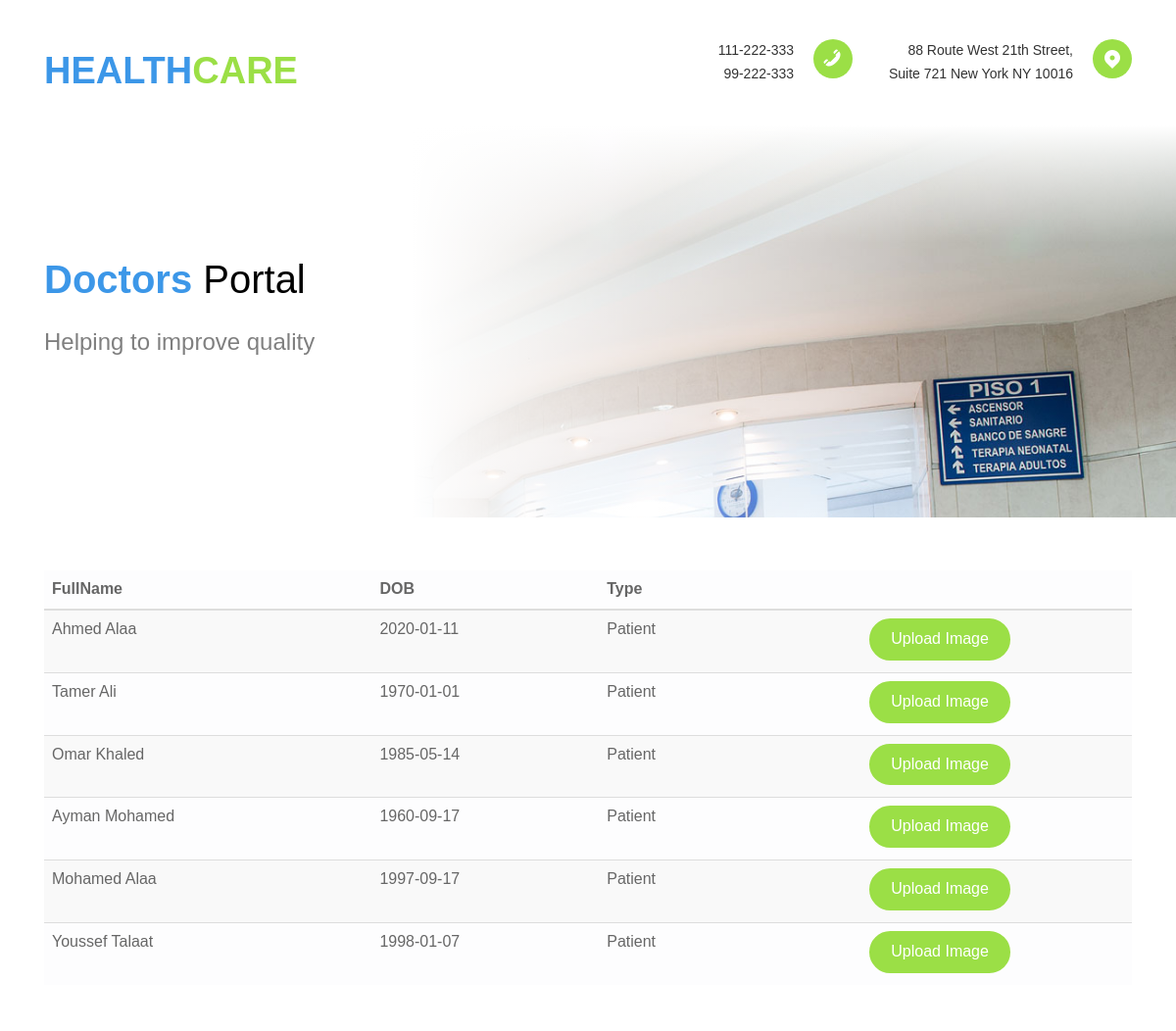
Page /Portals/DoctorPortal/viewPatients.php on the earlier database version.
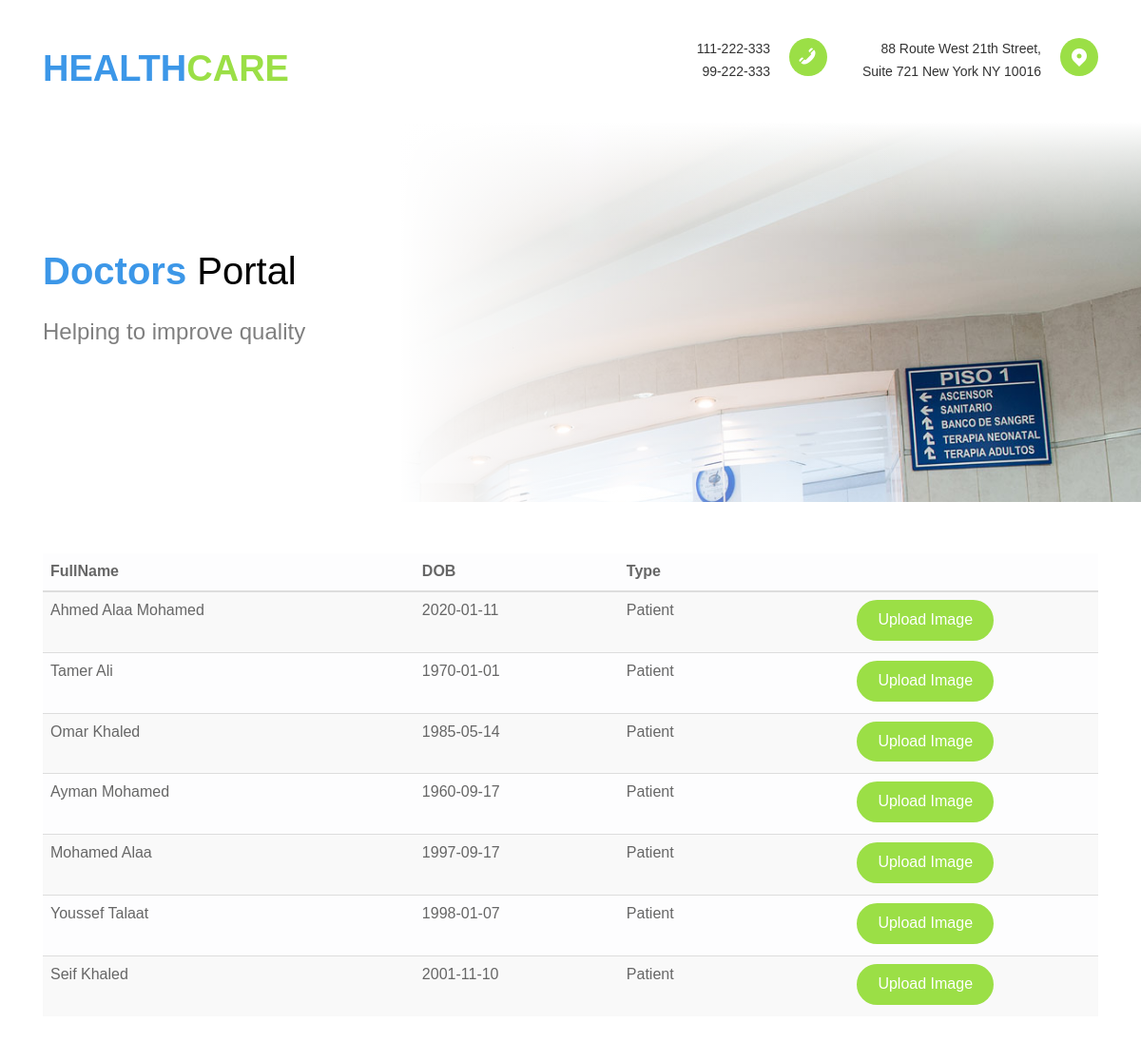
Same page on the later database version.
### tables this page shows
CREATE TABLE IF NOT EXISTS `user` (
  `ID` int(11) NOT NULL AUTO_INCREMENT,
  `FullName` text NOT NULL,
  `DOB` date NOT NULL,
  `Email` varchar(50) NOT NULL,
  `Telephone` varchar(20) NOT NULL,
  `Username` varchar(50) NOT NULL,
  `Password` varchar(50) NOT NULL,
  `UserTypeID` int(11) NOT NULL,
  `IsDeleted` tinyint(1) NOT NULL DEFAULT '0',
  PRIMARY KEY (`ID`),
  KEY `UserTypeID` (`UserTypeID`)
);

CREATE TABLE IF NOT EXISTS `usertype` (
  `ID` int(11) NOT NULL AUTO_INCREMENT,
  `Name` varchar(50) NOT NULL,
  `IsDeleted` tinyint(1) NOT NULL DEFAULT '0',
  PRIMARY KEY (`ID`)
);

### DatabaseFile/Database.php (called while the page is built, shortened)
<?php
class Database{
    public $servername;
    public $username;
    public $password;
    public $dbname;
    public $conn;
    public static $instance;
    private function __construct($sn , $us , $pw , $dbn){
        $this->servername = $sn;
        $this->username = $us;
        $this->password = $pw;
        $this->dbname = $dbn;
        if(self::$instance == NULL){
            self::$instance = $this;
        }
    }
    function startConnection(){
        if($this->conn == NULL){
            $this->conn = new mysqli($this->servername, $this->username, $this->password, $this->dbname);
        }
    }
    public static function getInstance(){
        return self::$instance;
    }
    function selectWhere($tableName , $condition){
        $sql = "select * from ".$tableName." where ".$condition." and IsDeleted = 0";
        $result = mysqli_query($this->conn, $sql);
        if($result){
            if(mysqli_num_rows($result) > 0){
                return $result;
            }
            else{
                return NULL;
            }
        }
    }
}
?>

### Classes/User.php (called while the page is built, shortened)
<?php
class User {
    public function __construct($ID){
        if($ID != 0){
            $db = Database::getInstance();
            $result = $db->selectWhere("user", "ID=".$ID);
            if($result != NULL){
                $row = mysqli_fetch_array($result);
                $this->ID = $row['ID'];
                $this->fullName = $row['FullName'];
                $this->DOB = $row['DOB'];
                $this->userTypeID = new UserType($row['UserTypeID']);
                $result = $db->selectWhere("permission", "UserTypeID=".$this->userTypeID->ID);
                if($result != NULL){
                    $i = 0;
                    while($row = mysqli_fetch_array($result))
                    {
                        $this->links[$i] = new Link($row['LinkID']);
                        $i++;
                    }
                }
            }
        }
    }
    public static function view($condition){
        $db = Database::getInstance();
        $result = $db->selectWhere("user", $condition);
        $arr = array();
        $i = 0;
        if($result != NULL){
            while($row = mysqli_fetch_array($result))
            {
                $arr[$i] = new User($row['ID']);
                $i++;
            }
            return $arr;
        }
        return NULL;
    }
}
?>

### Classes/UserType.php (called while the page is built, shortened)
<?php
class UserType {
    public function __construct($ID){
        if($ID != 0){
            $db = Database::getInstance();
            $result = $db->selectWhere("usertype", "ID=".$ID);
            if($result != NULL){
                $row = mysqli_fetch_array($result);
                $this->ID = $row['ID'];
                $this->name = $row['Name'];
            }
        }
    }
}
?>

### Classes/Link.php (called while the page is built, shortened)
<?php
class Link{
    public function __construct($ID){
        if($ID != 0){
            $db = Database::getInstance();
            $result = $db->selectWhere("link", "ID=".$ID);
            if($result != NULL){
                $row = mysqli_fetch_array($result);
            }
        }
    }
}
?>

### Portals/DoctorPortal/viewPatients.php (the view, shortened to what the changed rows need)
<?php
include '../../Classes/User.php';
include '../../Classes/Link.php';
include '../../Classes/UserType.php';
include '../../DatabaseFile/Database.php';
?>
<!DOCTYPE HTML>
<html>
	<head>
	<link rel="stylesheet" type="text/css" href="https://cdn.datatables.net/v/dt/dt-1.10.18/datatables.min.css"/>
  <link rel="stylesheet" href="../../fonts/icomoon/style.css">
	<link rel="stylesheet" href="../../css/animate.css">
	<link rel="stylesheet" href="../../css/icomoon.css">
	<link rel="stylesheet" href="../../css/bootstrap.css">
	<link rel="stylesheet" href="../../css/magnific-popup.css">
	<link rel="stylesheet" href="../../css/owl.carousel.min.css">
	<link rel="stylesheet" href="../../css/owl.theme.default.min.css">
	<link rel="stylesheet" href="../../css/flexslider.css">
	<link rel="stylesheet" href="../../fonts/flaticon/font/flaticon.css">
	<link rel="stylesheet" href="../../css/style.css">
	</head>
	<body>
	<div id="page">
	<aside id="colorlib-hero" class="breadcrumbs">
		<div class="flexslider">
			<ul class="slides">
		   	<li style="background-image: url(../../images/img_bg_6.jpg);">
		   		<div class="container">
		   			<div class="row">
			   			<div class="col-md-8 col-md-offset-2 col-md-pull-2 slider-text">
			   				<div class="slider-text-inner">
			   					<h1><strong>Doctors</strong> Portal</h1>
									<h2>Helping to improve quality</h2>
			   				</div>
			   			</div>
			   		</div>
		   		</div>
		   	</li>
		  	</ul>
	  	</div>
	</aside>
		<div class="container">
			<div class="row">
				<div class="col-md-12">
					<br><br>
			<?php
					echo "
    					<form method='post' action=''>
				<table id = 'tbl' class = 'table table-striped table-light'>
				<thead>
					<tr>
						<th>FullName</th>
						<th>DOB</th>
						<th>Type</th>
						<th></th>
					</tr>
				</thead><tbody>";
				$doctors = User::view("UserTypeID = 2");
				if($doctors){
					for($i=0;$i<sizeof($doctors);$i++)
					{
						echo "<tr>
							<td>".$doctors[$i]->fullName."</td>
							<td>".$doctors[$i]->DOB."</td>
							<td>".$doctors[$i]->userTypeID->name."</td>
							<td align='center'><button type='submit' name='uploadImage' value='".$doctors[$i]->ID."' class='btn btn-primary'>Upload Image</button></td>
						</tr>";
					}
				}
				echo "</tbody>
				</table>
				</form><br>";
			?>
				</div>
			</div>
		</div>
	</div>
	</body>
</html>

Differences in the rows shown:
changed user: FullName "Ahmed Alaa" → "Ahmed Alaa Mohamed"
added user: FullName "Seif Khaled", DOB "2001-11-10", UserTypeID.Name "Patient", $doctors[$i]->ID 9 (drawn)
